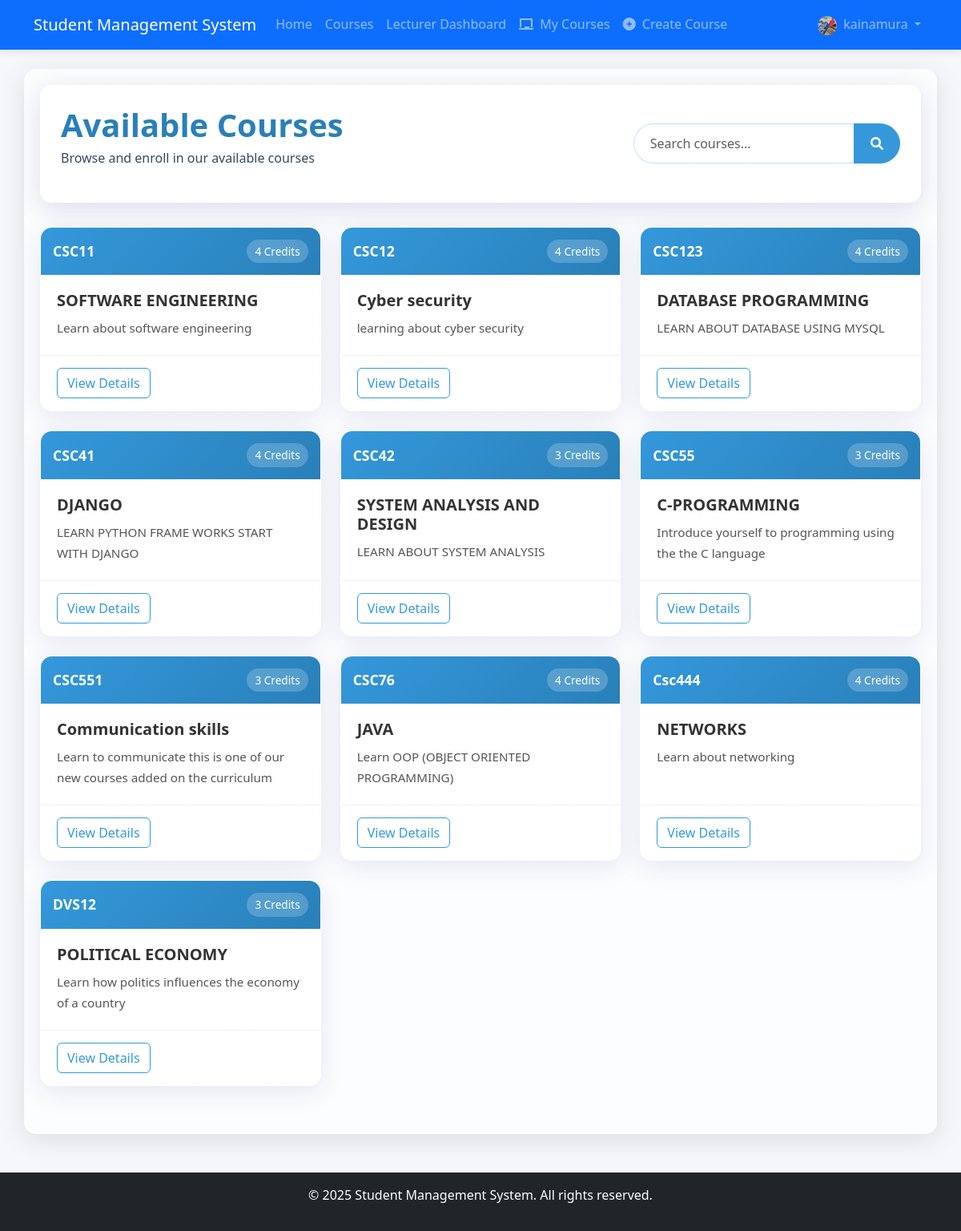
The app's page /course/ (signed in), older data.
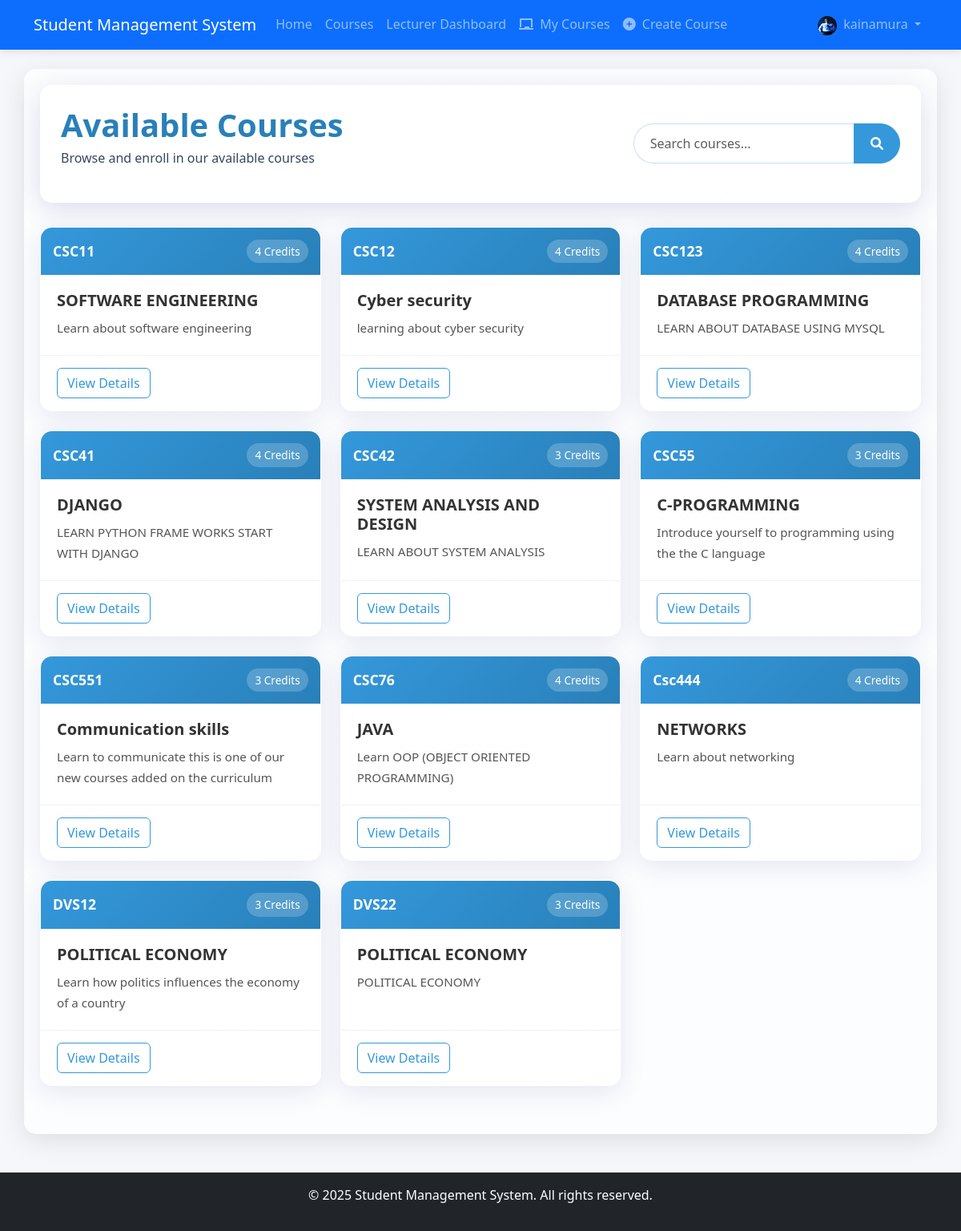
The same page, newer data.
### accounts/models.py (models this page shows, shortened)
class User(AbstractUser):
    USER_TYPE_CHOICES = (
        ('admin', 'Admin'),
        ('student', 'Student'),
        ('lecturer', 'Lecturer'),
    )
    user_type = models.CharField(max_length=10, choices=USER_TYPE_CHOICES, default='student')
    profile_picture = models.ImageField(upload_to='profile_pics/', null=True, blank=True)
    date_of_birth = models.DateField(null=True, blank=True)
    phone_number = models.CharField(max_length=15, null=True, blank=True)
    address = models.TextField(null=True, blank=True)

### course/models.py (models this page shows, shortened)
class Course(models.Model):
    code = models.CharField(max_length=20, unique=True)
    title = models.CharField(max_length=200)
    description = models.TextField()
    credits = models.PositiveIntegerField()
    is_active = models.BooleanField(default=True)
    created_at = models.DateTimeField(auto_now_add=True)
    updated_at = models.DateTimeField(auto_now=True)

### course/views.py (the view)
# urls.py: path('', views.course_list, name='course_list'),
def course_list(request):
    courses = Course.objects.filter(is_active=True).order_by('code')
    paginator = Paginator(courses, 12)  # Show 12 courses per page
    page_number = request.GET.get('page')
    page_obj = paginator.get_page(page_number)
    context = {
        'page_obj': page_obj,
        'courses_count': courses.count(),
    }
    return render(request, 'course/course_list.html', context)

### templates/course/course_list.html (shortened to what this page needs)
{% extends 'base.html' %}
{% block extra_css %}
<link rel="stylesheet" href="https://cdnjs.cloudflare.com/ajax/libs/font-awesome/6.0.0/css/all.min.css">
<link rel="stylesheet" href="/static/css/course.css">
{% endblock %}
{% block content %}
<div class="courses-header">
    <div class="row align-items-center">
        <div class="col-md-8">
            <h1>Available Courses</h1>
            <p>Browse and enroll in our available courses</p>
        </div>
        <div class="col-md-4">
            <form method="GET" action="{% url 'course:course_search' %}" class="search-form">
                <div class="input-group">
                    <input type="text" name="q" class="form-control" placeholder="Search courses..." aria-label="Search">
                    <button class="btn btn-primary" type="submit">
                        <i class="fas fa-search"></i>
                    </button>
                </div>
            </form>
        </div>
    </div>
</div>
<div class="courses-container">
    {% if page_obj %}
        <div class="row row-cols-1 row-cols-md-2 row-cols-lg-3 g-4">
            {% for course in page_obj %}
                <div class="col">
                    <div class="course-card">
                        <div class="course-header">
                            <h4 class="course-code">{{ course.code }}</h4>
                            <span class="course-credits">{{ course.credits }} Credits</span>
                        </div>
                        <div class="course-body">
                            <h5 class="course-title">{{ course.title }}</h5>
                            <p class="course-description">{{ course.description|truncatechars:120 }}</p>
                        </div>
                        <div class="course-footer">
                            <a href="{% url 'course:course_detail' course.id %}" class="btn btn-outline-primary">View Details</a>
                        </div>
                    </div>
                </div>
            {% endfor %}
        </div>
    {% else %}
        <div class="no-courses-found">
            <i class="fas fa-book-open"></i>
            <h3>No courses available at the moment</h3>
            <p>Please check back later for new course offerings</p>
        </div>
    {% endif %}
</div>
{% endblock %}

### templates/base.html (shortened to what the changed rows need)
<!DOCTYPE html>
<html lang="en">
<head>
    <link href="https://cdn.jsdelivr.net/npm/bootstrap@5.3.0/dist/css/bootstrap.min.css" rel="stylesheet">
    <link rel="stylesheet" href="/static/css/main.css">
    {% block extra_css %}{% endblock %}
</head>
<body>
    <nav class="navbar navbar-expand-lg navbar-dark bg-primary">
        <div class="container">
            <div class="collapse navbar-collapse" id="navbarNav">
                <ul class="navbar-nav">
                    {% if user.is_authenticated %}
                        <li class="nav-item dropdown">
                            <a class="nav-link dropdown-toggle" href="#" id="navbarDropdown" role="button" data-bs-toggle="dropdown">
                                {% if user.profile_picture %}
                                    <img src="{{ user.profile_picture.url }}" alt="Profile" class="rounded-circle me-1" width="24" height="24">
                                {% endif %}
                                {{ user.username }}
                            </a>
                        </li>
                    {% endif %}
                </ul>
            </div>
        </div>
    </nav>
    <div class="container mt-4 glass-container">
        {% block content %}{% endblock %}
    </div>
</body>
</html>

Row changes from the older to the newer data that the page shows:
changed User "kainamura": profile_picture: a different picture
added Course: code "DVS22", credits "3", title "POLITICAL ECONOMY", description "POLITICAL ECONOMY"
